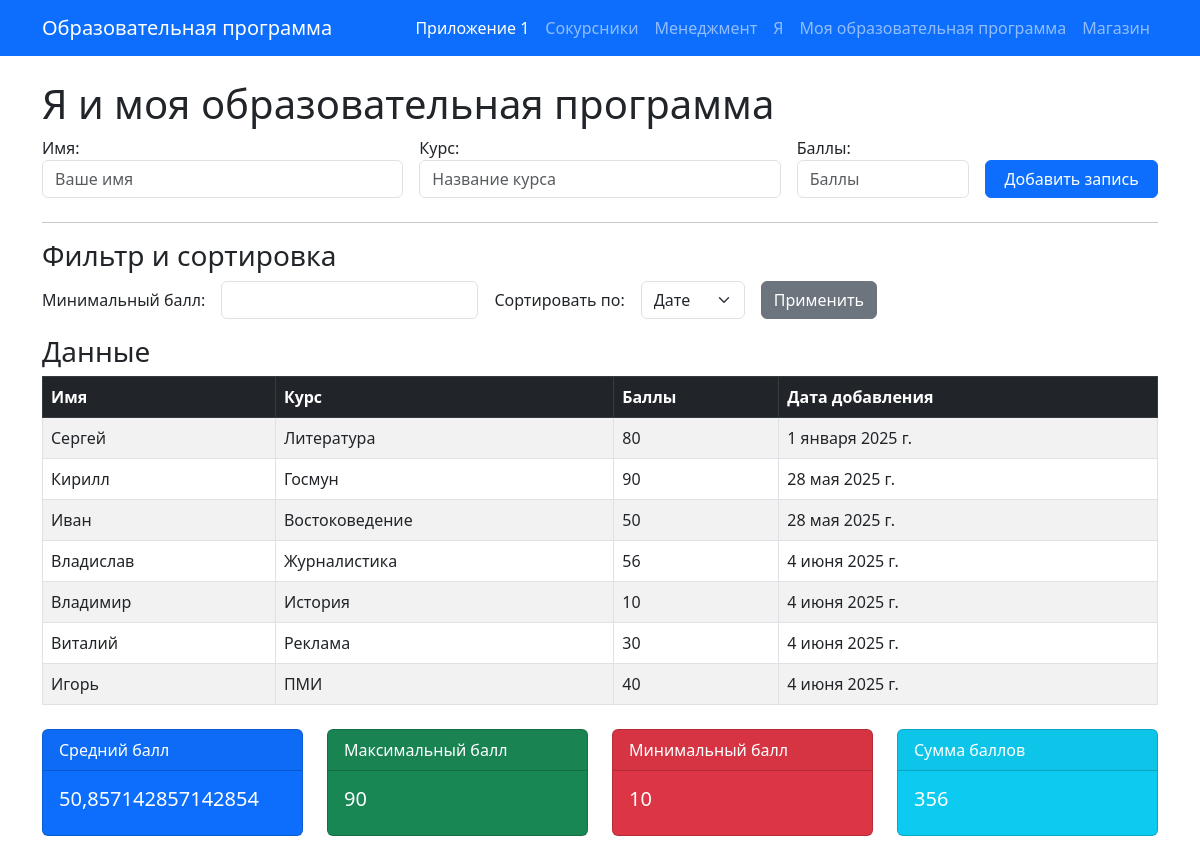
The page / on the database its author committed.
### app1/models.py (models this page shows, shortened)
class StudyRecord(models.Model):
    name = models.CharField(max_length=100)
    course = models.CharField(max_length=100)
    score = models.IntegerField()
    date = models.DateField(auto_now_add=True)

### app1/views.py (the view)
# urls.py: path('', study_records, name='study_records'),
def study_records(request):
    if request.method == 'POST':
        form = StudyRecordForm(request.POST)
        if form.is_valid():
            form.save()
            return redirect('study_records')
    else:
        form = StudyRecordForm()
    min_score = request.GET.get('min_score')
    sort_by = request.GET.get('sort_by', 'date')
    records = StudyRecord.objects.all()
    if min_score:
        try:
            min_score_int = int(min_score)
            records = records.filter(score__gte=min_score_int)
        except ValueError:
            min_score_int = None
    if sort_by in ['name', 'course', 'score', 'date']:
        if sort_by == 'score':
            records = records.order_by(f'-{sort_by}')
        else:
            records = records.order_by(sort_by)
    avg_score = records.aggregate(Avg('score'))['score__avg']
    pages = Page.objects.all()
    stats = records.aggregate(
        avg_score=Avg('score'),
        max_score=Max('score'),
        min_score=Min('score'),
        sum_score=Sum('score')
    )
    context = {
        'form': form,
        'records': records,
        'avg_score': avg_score,
        'min_score': min_score,
        'sort_by': sort_by,
        'pages': pages,
        'stats': stats
    }
    return render(request, 'app1/study_records.html', context)

### app1/forms.py
class StudyRecordForm(forms.ModelForm):
    class Meta:
        model = StudyRecord
        fields = ['name', 'course', 'score']
        widgets = {
            'name': forms.TextInput(attrs={'class': 'form-control', 'placeholder': 'Ваше имя'}),
            'course': forms.TextInput(attrs={'class': 'form-control', 'placeholder': 'Название курса'}),
            'score': forms.NumberInput(attrs={'class': 'form-control', 'placeholder': 'Баллы'}),
        }
        labels = {
            'name': 'Имя',
            'course': 'Курс',
            'score': 'Баллы'
        }

### app1/templates/app1/study_records.html (shortened to what this page needs)
{% extends 'base.html' %}
{% block content %}
<div class="container mt-4">
    <h1>Я и моя образовательная программа</h1>
    <form method="post" class="mb-4">
        <div class="row g-3">
            <div class="col-md-4">{{ form.name.label_tag }}{{ form.name }}</div>
            <div class="col-md-4">{{ form.course.label_tag }}{{ form.course }}</div>
            <div class="col-md-2">{{ form.score.label_tag }}{{ form.score }}</div>
            <div class="col-md-2 align-self-end">
                <button type="submit" class="btn btn-primary w-100">Добавить запись</button>
            </div>
        </div>
    </form>
    <hr>
    <h3>Фильтр и сортировка</h3>
    <form method="get" class="row g-3 align-items-center mb-3">
        <div class="col-auto">
            <label for="min_score" class="col-form-label">Минимальный балл:</label>
        </div>
        <div class="col-auto">
            <input type="number" name="min_score" id="min_score" class="form-control" value="{{ min_score }}">
        </div>
        <div class="col-auto">
            <label for="sort_by" class="col-form-label">Сортировать по:</label>
        </div>
        <div class="col-auto">
            <select name="sort_by" id="sort_by" class="form-select">
                <option value="date" {% if sort_by == 'date' %}selected{% endif %}>Дате</option>
            </select>
        </div>
        <div class="col-auto">
            <button type="submit" class="btn btn-secondary">Применить</button>
        </div>
    </form>
    <h3>Данные</h3>
    <table class="table table-striped table-bordered">
        <thead class="table-dark">
            <tr>
                <th>Имя</th>
                <th>Курс</th>
                <th>Баллы</th>
                <th>Дата добавления</th>
            </tr>
        </thead>
        <tbody>
            {% for record in records %}
                <tr>
                    <td>{{ record.name }}</td>
                    <td>{{ record.course }}</td>
                    <td>{{ record.score }}</td>
                    <td>{{ record.date }}</td>
                </tr>
            {% empty %}
                <tr><td colspan="4" class="text-center">Нет данных</td></tr>
            {% endfor %}
        </tbody>
    </table>
    <div class="row my-4">
        <div class="col-md-3">
            <div class="card text-white bg-primary mb-3">
                <div class="card-header">Средний балл</div>
                <div class="card-body">
                    <h5 class="card-title">{{ stats.avg_score|default:"—" }}</h5>
                </div>
            </div>
        </div>
    <div class="col-md-3">
        <div class="card text-white bg-success mb-3">
            <div class="card-header">Максимальный балл</div>
            <div class="card-body">
                <h5 class="card-title">{{ stats.max_score|default:"—" }}</h5>
            </div>
        </div>
    </div>
    <div class="col-md-3">
        <div class="card text-white bg-danger mb-3">
            <div class="card-header">Минимальный балл</div>
            <div class="card-body">
                <h5 class="card-title">{{ stats.min_score|default:"—" }}</h5>
            </div>
        </div>
    </div>
    <div class="col-md-3">
        <div class="card text-white bg-info mb-3">
            <div class="card-header">Сумма баллов</div>
            <div class="card-body">
                <h5 class="card-title">{{ stats.sum_score|default:"—" }}</h5>
            </div>
        </div>
    </div>
</div>
{% endblock %}

### rows shown on the page
StudyRecord: name "Сергей", course "Литература", score "80", date "1 января 2025 г."
StudyRecord: name "Кирилл", course "Госмун", score "90", date "28 мая 2025 г."
StudyRecord: name "Иван", course "Востоковедение", score "50", date "28 мая 2025 г."
StudyRecord: name "Владислав", course "Журналистика", score "56", date "4 июня 2025 г."
StudyRecord: name "Владимир", course "История", score "10", date "4 июня 2025 г."
StudyRecord: name "Виталий", course "Реклама", score "30", date "4 июня 2025 г."
StudyRecord: name "Игорь", course "ПМИ", score "40", date "4 июня 2025 г."

### other values the page prints
{{ stats.avg_score|default:"—" }} "50,857142857142854"
{{ stats.max_score|default:"—" }} "90"
{{ stats.min_score|default:"—" }} "10"
{{ stats.sum_score|default:"—" }} "356"
